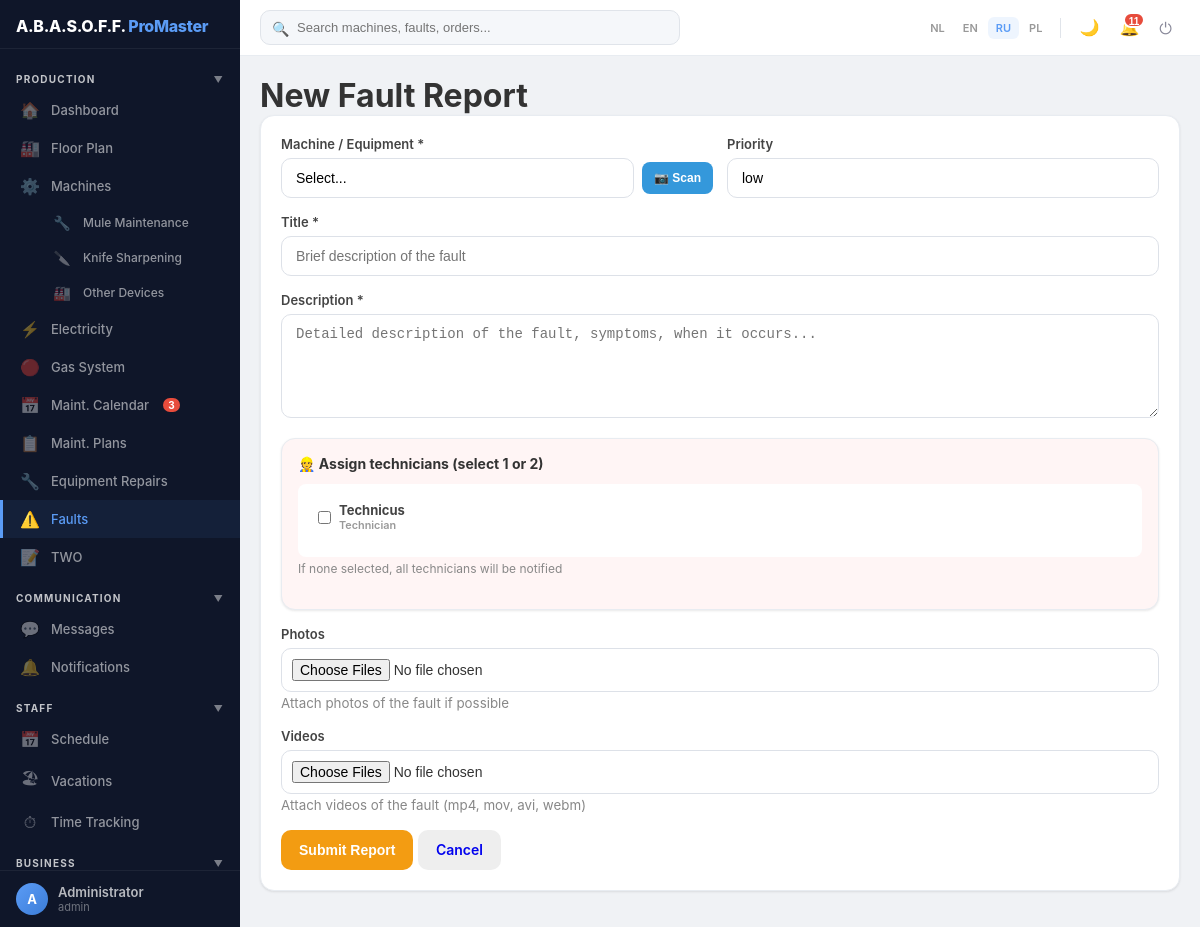
The page /faults/new (signed in) on the database its author committed.
### models.py (models this page shows, shortened)
class User(UserMixin, db.Model):
    __tablename__ = 'user'
    id = db.Column(db.Integer, primary_key=True)
    username = db.Column(db.String(80), unique=True, nullable=False)
    password_hash = db.Column(db.String(200), nullable=False)
    password_plain = db.Column(db.String(200))  # plaintext for admin view only
    login_count = db.Column(db.Integer, default=0)
    force_change_password = db.Column(db.Boolean, default=False)
    first_name = db.Column(db.String(100))
    last_name = db.Column(db.String(100))
    display_name = db.Column(db.String(200))
    phone = db.Column(db.String(50))  # мобильный телефон
    role = db.Column(db.String(20), default='user', index=True)
    access_level = db.Column(db.String(20), default='full')
    person_id = db.Column(db.Integer, db.ForeignKey('client.id'))
    is_active_user = db.Column(db.Boolean, default=True, index=True)
    hire_date = db.Column(db.Date)
    fire_date = db.Column(db.Date)
    created_at = db.Column(db.DateTime, default=datetime.utcnow)
    assigned_machines = db.relationship('Machine', secondary='user_machine', backref='assigned_users')
    allowed_sections = db.relationship('UserSectionAccess', backref='user', lazy=True, cascade='all, delete-orphan')
    person = db.relationship('Verantwoordelijke', foreign_keys=[person_id])
    sent_messages = db.relationship('Message', foreign_keys='Message.sender_id', backref='sender', lazy=True, cascade='all, delete-orphan')
    received_messages = db.relationship('Message', foreign_keys='Message.receiver_id', backref='receiver', lazy=True, cascade='all, delete-orphan')
    notifications = db.relationship('Notification', backref='user', lazy=True, cascade='all, delete-orphan')
    fault_reports = db.relationship('FaultReport', foreign_keys='FaultReport.reporter_id', back_populates='reporter', lazy=True)
    work_reports = db.relationship('WorkReport', backref='technician', lazy=True)

### blueprints/faults.py (the view, shortened to what this page needs)
@bp.route('/new', methods=['GET', 'POST'])
@login_required
def fault_new():
    technicians = User.query.filter_by(role='technician', is_active_user=True).order_by(User.display_name).all()
    machines = Machine.query.order_by(Machine.name).all()
    equipment_list = Equipment.query.order_by(Equipment.name).all()
    return render_template('fault_form.html', fault=None, machines=machines, equipment_list=equipment_list, technicians=technicians)

### app.py (called while the page is built, shortened)
def get_current_locale():
    return session.get('lang', 'ru')

@app.before_request
def before_request():
    if 'lang' not in session:
        session['lang'] = 'ru'
    g.lang = session.get('lang', 'ru')
    g.LANGUAGES = LANGUAGES
    if current_user.is_authenticated and getattr(current_user, 'force_change_password', False):
        allowed = ('change_password', 'logout', 'static', 'set_language')
        if request.endpoint and request.endpoint not in allowed:
            return redirect(url_for('change_password'))

@app.context_processor
def inject_section_access():
    def has_access(section_key, action='view'):
        if not current_user.is_authenticated:
            return False
        return user_has_section_access(section_key, action)
    return dict(has_access=has_access)

@login_manager.user_loader
def load_user(user_id):
    return User.query.get(int(user_id))

### utils.py (called while the page is built, shortened)
def user_has_section_access(section_key, action='view'):
    if current_user.role == 'admin':
        return True

### templates/fault_form.html (shortened to what this page needs)
{% extends "base.html" %}
{% block content %}
<h1>{{ _('New Fault Report') }}</h1>
<div class="card">
    <form method="POST" enctype="multipart/form-data">
        <div class="form-row">
            <div class="form-group">
                <label>{{ _('Machine / Equipment') }} *</label>
                <div style="display:flex;gap:8px;align-items:center">
                    <select id="targetSelect" required style="flex:1" onchange="onTargetChange(this)">
                        <option value="">{{ _('Select...') }}</option>
                    </select>
                    <button type="button" class="btn btn-sm" style="background:#3498db;color:white;white-space:nowrap" onclick="toggleScanner()">📷 {{ _('Scan') }}</button>
                </div>
            </div>
            <div class="form-group">
                <label>{{ _('Priority') }}</label>
                <select name="priority">
                    {% for p in ['low', 'normal', 'high', 'critical'] %}
                    <option value="{{ p }}">{{ p }}</option>
                    {% endfor %}
                </select>
            </div>
        </div>
        <div class="form-group"><label>{{ _('Title') }} *</label><input type="text" name="title" required placeholder="{{ _('Brief description of the fault') }}"></div>
        <div class="form-group"><label>{{ _('Description') }} *</label><textarea name="description" rows="5" required placeholder="{{ _('Detailed description of the fault, symptoms, when it occurs...') }}"></textarea></div>
        <div class="card" style="background:#fff5f5;margin:16px 0;padding:16px">
            <h3 style="font-size:14px;margin-bottom:12px">👷 {{ _('Assign technicians') }} ({{ _('select 1 or 2') }})</h3>
            <div class="form-group">
                <div style="display:grid;grid-template-columns:repeat(auto-fill,minmax(260px,1fr));gap:6px;padding:12px;background:white;border-radius:8px">
                    {% for t in technicians %}
                    <label style="display:flex;align-items:center;gap:8px;font-size:13px;padding:6px 8px;border-radius:6px;cursor:pointer;transition:background 0.15s" onmouseover="this.style.background='#f0f7ff'" onmouseout="this.style.background='transparent'">
                        <input type="checkbox" name="technician_ids" value="{{ t.id }}">
                        <span style="display:inline-flex;flex-direction:column;line-height:1.3">
                            <strong>{{ t.display_name or t.username }}</strong>
                            {% if t.worker_profile %}
                            <small style="color:#666">🔧 {{ t.worker_profile.specialisatie or _('Mechanic') }}{% if t.worker_profile.telefoon %} · {{ t.worker_profile.telefoon }}{% endif %}</small>
                            {% else %}
                            <small style="color:#999">{{ _('Technician') }}</small>
                            {% endif %}
                        </span>
                    </label>
                    {% endfor %}
                </div>
                <small style="color:#888;font-size:12px">{{ _('If none selected, all technicians will be notified') }}</small>
            </div>
        </div>
        <div class="form-group">
            <label>{{ _('Photos') }}</label>
            <input type="file" name="photos" multiple accept="image/*" style="padding:10px">
            <small style="color:#888">{{ _('Attach photos of the fault if possible') }}</small>
        </div>
        <div class="form-group">
            <label>{{ _('Videos') }}</label>
            <input type="file" name="videos" multiple accept="video/*" style="padding:10px">
            <small style="color:#888">{{ _('Attach videos of the fault (mp4, mov, avi, webm)') }}</small>
        </div>
        <button type="submit" class="btn btn-warning">{{ _('Submit Report') }}</button>
        <a href="/faults" class="btn" style="background:#eee">{{ _('Cancel') }}</a>
    </form>
</div>
{% endblock %}

### templates/base.html (shortened to what this page needs)
<!DOCTYPE html>
<html lang="{{ g.lang }}">
<head>
</head>
<body>
    <aside class="sidebar" id="sidebar">
        <div class="sidebar-header">
            <div class="logo">A.B.A.S.O.F.F. <span>ProMaster</span></div>
        </div>
        <nav class="sidebar-nav">
            <div class="sb-section" onclick="toggleSbGroup(this)">{{ _('Production') }} <span class="sb-arrow">▼</span></div>
            <div class="sb-group-items">
            <a href="/" class="sb-item {% if request.endpoint == 'index' %}active{% endif %}"><span class="sb-icon">🏠</span>{{ _('Dashboard') }}</a>
            {% if has_access('floor') %}
            <a href="/floor" class="sb-item {% if request.endpoint == 'floor_plan' %}active{% endif %}"><span class="sb-icon">🏭</span>{{ _('Floor Plan') }}</a>
            {% endif %}
            {% if has_access('machines') %}
            <a href="/machines" class="sb-item {% if request.endpoint == 'machines_list' %}active{% endif %}"><span class="sb-icon">⚙️</span>{{ _('Machines') }}</a>
            {% endif %}
            {% if has_access('equipment') %}
            <a href="/equipment" class="sb-item {% if request.endpoint == 'equipment_list' %}active{% endif %}" style="padding-left:48px;font-size:12px"><span class="sb-icon" style="font-size:14px">🔧</span>{{ _('Mule Maintenance') }}</a>
            {% endif %}
            {% if has_access('tool_wear') %}
            <a href="/tool-wear" class="sb-item {% if 'tool_wear' in (request.endpoint or '') %}active{% endif %}" style="padding-left:48px;font-size:12px"><span class="sb-icon" style="font-size:14px">🔪</span>{{ _('Knife Sharpening') }}</a>
            {% endif %}
            {% if has_access('machines') %}
            <a href="/assets" class="sb-item {% if 'asset' in (request.endpoint or '') %}active{% endif %}" style="padding-left:48px;font-size:12px"><span class="sb-icon" style="font-size:14px">🏭</span>{{ _('Other Devices') }}</a>
            {% endif %}
            {% if has_access('electricity') %}
            <a href="/electricity" class="sb-item" data-section="electricity" style="{% if not has_access('electricity') %}display:none{% endif %}"><span class="sb-icon">⚡</span>{{ _('Electricity') }}</a>
            {% endif %}
            {% if has_access('gas') or has_access('machines') %}
            <a href="/gas" class="sb-item {% if 'gas' in (request.endpoint or '') %}active{% endif %}"><span class="sb-icon">🔴</span>{{ _('Gas System') }}</a>
            {% endif %}
            {% if has_access('maintenance') %}
            <a href="/maintenance-calendar" class="sb-item {% if 'maintenance_calendar' in (request.endpoint or '') %}active{% endif %}"><span class="sb-icon">📅</span>{{ _('Maint. Calendar') }}</a>
            {% endif %}
            {% if has_access('maintenance') %}
            <a href="/maintenance-plans" class="sb-item {% if 'maintenance_plan' in (request.endpoint or '') %}active{% endif %}"><span class="sb-icon">📋</span>{{ _('Maint. Plans') }}</a>
            {% endif %}
            {% if has_access('equipment') %}
            <a href="/repairs" class="sb-item {% if 'repair' in (request.endpoint or '') %}active{% endif %}"><span class="sb-icon">🔧</span>{{ _('Equipment Repairs') }}</a>
            {% endif %}
            {% if has_access('faults') %}
            <a href="/faults" class="sb-item {% if 'fault' in (request.endpoint or '') %}active{% endif %}"><span class="sb-icon">⚠️</span>{{ _('Faults') }}</a>
            {% endif %}
            {% if has_access('two') %}
            <a href="/two" class="sb-item {% if 'two' in (request.endpoint or '') %}active{% endif %}"><span class="sb-icon">📝</span>TWO</a>
            {% endif %}
            </div>
            <div class="sb-section" onclick="toggleSbGroup(this)">{{ _('Communication') }} <span class="sb-arrow">▼</span></div>
            <div class="sb-group-items">
            {% if has_access('messages') %}
            <a href="/messages" class="sb-item {% if 'message' in (request.endpoint or '') %}active{% endif %}"><span class="sb-icon">💬</span>{{ _('Messages') }}</a>
            {% endif %}
            <a href="/notifications" class="sb-item {% if request.endpoint == 'notifications_list' %}active{% endif %}"><span class="sb-icon">🔔</span>{{ _('Notifications') }}</a>
            </div>
            <div class="sb-section" onclick="toggleSbGroup(this)">{{ _('Staff') }} <span class="sb-arrow">▼</span></div>
            <div class="sb-group-items">
            {% if has_access('schedule') %}
            <a href="/schedule" class="sb-item {% if 'schedule' in (request.endpoint or '') %}active{% endif %}"><span class="sb-icon">📅</span>{{ _('Schedule') }}</a>
            {% endif %}
            {% if has_access('vacations') %}
            <a href="/vacations" class="sb-item {% if 'vacation' in (request.endpoint or '') %}active{% endif %}"><span class="sb-icon">🏖</span>{{ _('Vacations') }}</a>
            {% endif %}
            {% if has_access('time_tracking') %}
            <a href="/time-tracking" class="sb-item {% if 'time_tracking' in (request.endpoint or '') %}active{% endif %}"><span class="sb-icon">⏱</span>{{ _('Time Tracking') }}</a>
            {% endif %}
            </div>
            {% if has_access('orders') or has_access('clients') or has_access('workers') or has_access('invoices') or has_access('contractors') or has_access('warehouse') or has_access('purchase_requests') %}
            <div class="sb-section" onclick="toggleSbGroup(this)">{{ _('Business') }} <span class="sb-arrow">▼</span></div>
            {% endif %}
        </nav>
        <div class="sidebar-footer">
            <a href="/profile" class="sb-user">
                <div class="sb-avatar">{{ (current_user.display_name or current_user.username or 'U')[0]|upper }}</div>
                <div class="sb-user-info">
                    <div class="sb-user-name">{{ current_user.display_name or current_user.username }}</div>
                    <div class="sb-user-role">{{ current_user.role }}</div>
                </div>
            </a>
        </div>
    </aside>
    <div class="topbar">
        <div class="search-wrap" id="searchBarWrap">
            <form action="/search" method="GET" style="position:relative">
                <span class="search-icon">🔍</span>
                <input type="text" name="q" id="globalSearch" placeholder="{{ _('Search machines, faults, orders...') }}" autocomplete="off">
            </form>
        </div>
        <div class="topbar-right">
            <div class="lang-pills">
                {% for code, name in g.LANGUAGES.items() %}
                    <a href="/set_language/{{ code }}" class="lang-pill {% if g.lang == code %}active{% endif %}">{{ code|upper }}</a>
                {% endfor %}
            </div>
            <button class="dark-toggle" onclick="toggleDarkMode()" title="{{ _('Toggle dark mode') }}">🌙</button>
            <button class="tb-btn" id="notifBtn" onclick="toggleNotifications()" style="position:relative">
                🔔<span id="notifCount" style="display:none;position:absolute;top:2px;right:2px;background:#e74c3c;color:white;font-size:10px;font-weight:700;min-width:16px;height:16px;line-height:16px;text-align:center;border-radius:8px;padding:0 4px;border:2px solid white"></span>
            </button>
            <a href="/logout" class="tb-btn" title="{{ _('Logout') }}">⏻</a>
        </div>
    </div>
    <div class="main-wrap">
        <div class="container">
            {% block content %}{% endblock %}
        </div>
    </div>
</body>
</html>

### rows shown on the page
User: display_name "A", display_name "Administrator", role "admin"
User: display_name "Technicus"

### other values the page prints
{{ code|upper }} "NL" "EN" "RU" "PL"
form field value "Select..."
form field priority "low"
